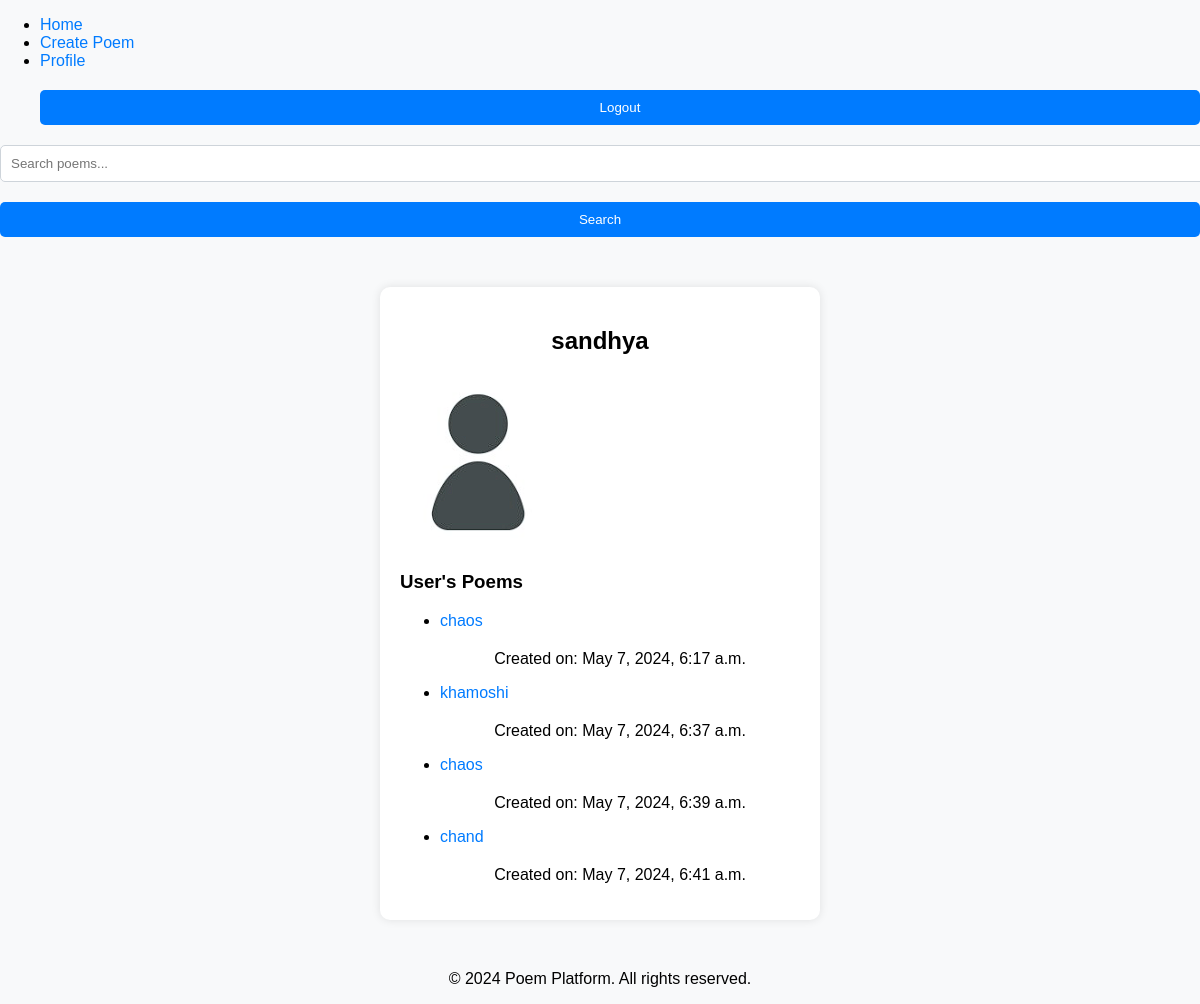
Screenshot of /profile/sandhya/ with the database file from the repository.
### accounts/models.py (models this page shows, shortened)
class Profile(models.Model):
    user = models.OneToOneField(settings.AUTH_USER_MODEL, on_delete=models.CASCADE, related_name='profile')
    bio = models.TextField(blank=True)
    avatar = models.ImageField(upload_to='avatars/', blank=True, null=True, default='D:\Django\poem_platform\accounts\static\avatar.png')

class CustomUser(AbstractUser):
    def get_absolute_url(self):
        return reverse('profile_detail', args=[self.username])

class Poem(models.Model):
    title = models.CharField(max_length=255)
    content = models.TextField()
    author = models.ForeignKey(settings.AUTH_USER_MODEL, on_delete=models.CASCADE)
    created_at = models.DateTimeField(auto_now_add=True)
    categories = models.ManyToManyField('Category', related_name='poems')
    tags = models.ManyToManyField('Tag', related_name='poems')
    likes = models.ManyToManyField(settings.AUTH_USER_MODEL, related_name='liked_poems', blank=True)
    comments = models.ManyToManyField('Comment', related_name='poems', blank=True)

### accounts/views.py (the view)
# urls.py: path('profile/<str:username>/', views.profile_detail, name='profile_detail'),
def profile_detail(request, username):
    user = get_object_or_404(CustomUser, username=username)
    try:
        profile = user.profile
    except Profile.DoesNotExist:
        profile = None
    poems = Poem.objects.filter(author=user)
    context = {
        'profile': profile,
        'user': user,
        'poems': poems,
    }
    return render(request, 'poem/profile_detail.html', context)

### accounts/templates/poem/profile_detail.html (shortened to what this page needs)
{% extends 'base.html' %}
{% load static %}
{% block content %}
<div class="container">
    <h2>{{ profile.user.username }}</h2>
    {% if profile.avatar %}
        <img src="{{ profile.avatar.url }}" alt="Profile Picture">
    {% else %}
        <img src="{% static 'D:\Django\poem_platform\accounts\static\avatar.png' %}" alt="Default Profile Picture">
    {% endif %}
    <h3>User's Poems</h3>
    <ul>
        {% for poem in poems %}
        <li>
            <a href="{% url 'poem_detail' pk=poem.pk %}">{{ poem.title }}</a>
            <p>Created on: {{ poem.created_at }}</p>
        </li>
        {% endfor %}
    </ul>
</div>
{% endblock %}

### accounts/templates/base.html (shortened to what this page needs)
{% load static %}
<!DOCTYPE html>
<html lang="en">
<head>
    <link rel="stylesheet" href="{% static 'css/styles.css' %}">
</head>
<body>
    <header>
        <nav>
            <ul>
                <li><a href="{% url 'home' %}">Home</a></li>
                <li><a href="{% url 'create_poem' %}">Create Poem</a></li>
                {% if user.is_authenticated %}
                    <li><a href="{% url 'profile_detail' username=user.username %}">Profile</a></li>
                    <form method="POST" action="{% url 'logout' %}">
                        <button type="submit">Logout</button>
                    </form>
                {% else %}
                    <li><a href="{% url 'login' %}">Login</a></li>
                    <li><a href="{% url 'signup' %}">Signup</a></li>
                {% endif %}
            </ul>
            <form method="get" action="{% url 'poem_search' %}">
                <input type="text" name="q" placeholder="Search poems..." />
                <button type="submit">Search</button>
            </form>
        </nav>
    </header>
    <main>
        {% block content %} {% endblock %}
    </main>
    <footer>
        <p>&copy; 2024 Poem Platform. All rights reserved.</p>
    </footer>
</body>
</html>

### staticfiles/css/styles.css (style rules this page uses)
body { font-family: Arial, sans-serif; margin: 0; padding: 0; background-color: #f8f9fa; }
.container { max-width: 400px; margin: 50px auto; padding: 20px; border-radius: 10px; background-color: #ffffff; box-shadow: 0px 0px 10px 0px rgba(0, 0, 0, 0.1); }
h2 { text-align: center; margin-bottom: 20px; }
form { margin-top: 20px; }
form input[type="text"], form input[type="password"] { width: 100%; padding: 10px; margin-bottom: 20px; border: 1px solid #ced4da; border-radius: 5px; }
form button { width: 100%; padding: 10px; background-color: #007bff; color: #ffffff; border: none; border-radius: 5px; cursor: pointer; }
p { margin-top: 20px; text-align: center; }
a { color: #007bff; text-decoration: none; }

### rows the page displays
Profile: user.username "sandhya"
Poem: title "chaos", created_at "May 7, 2024, 6:17 a.m."
Poem: title "khamoshi", created_at "May 7, 2024, 6:37 a.m."
Poem: title "chaos", created_at "May 7, 2024, 6:39 a.m."
Poem: title "chand", created_at "May 7, 2024, 6:41 a.m."
